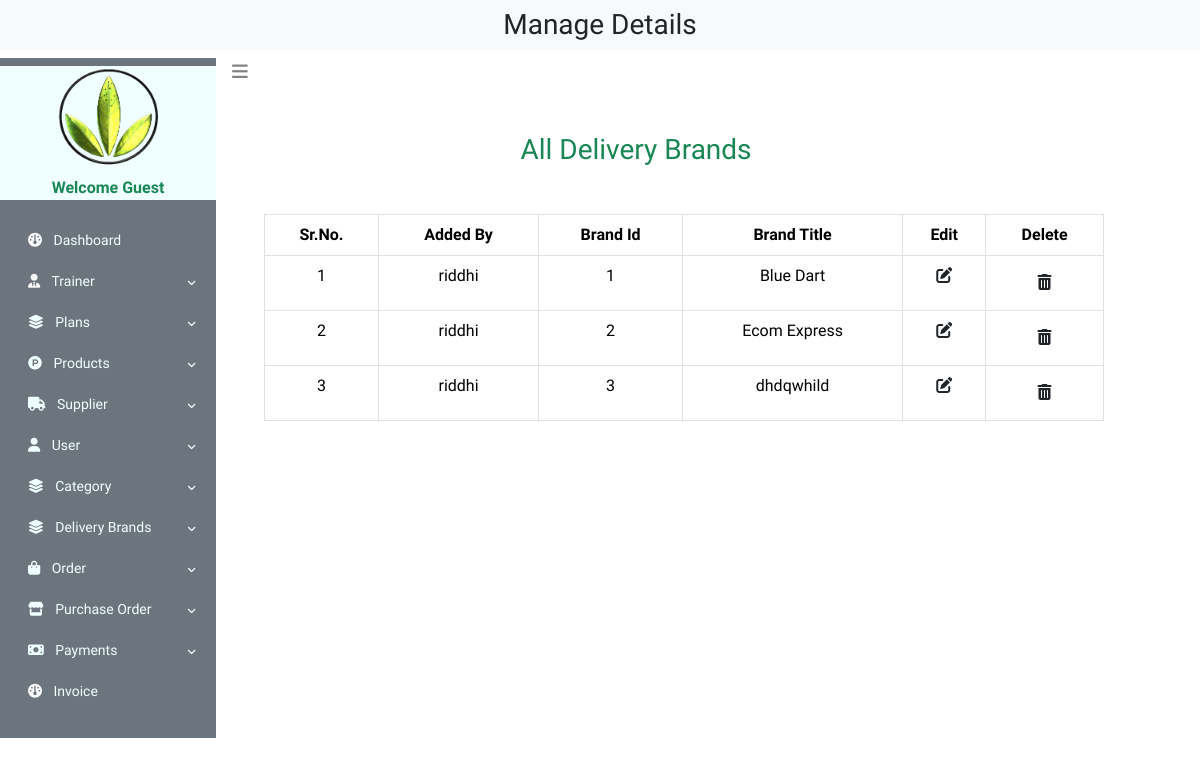
Screenshot of /admin_home.php?view_brand with the database file from the repository.
### tables this page shows
CREATE TABLE `brand` (
  `brand_id` int(100) NOT NULL,
  `admin_id` int(11) NOT NULL,
  `brand_title` varchar(100) NOT NULL
);

CREATE TABLE `admin_signup` (
  `admin_id` int(11) NOT NULL,
  `username` varchar(255) NOT NULL,
  `email` varchar(100) NOT NULL,
  `password` varchar(100) NOT NULL
);

### view_brand.php (the view, shortened to what this page needs)
<?php
$servername = "localhost";
$username = "root";
$password = "";
$dbname = "life";
$conn = new mysqli($servername, $username, $password, $dbname);
?>
<!DOCTYPE html>
<html lang="en">
<head>
    <link rel="stylesheet" href="https://pro.fontawesome.com/releases/v5.10.0/css/all.css"/>
    <link rel="stylesheet" href="https://cdnjs.cloudflare.com/ajax/libs/font-awesome/6.5.1/css/all.min.css" />
    <link rel="stylesheet" href="profile.css">
    <link href="https://cdn.jsdelivr.net/npm/bootstrap@5.3.3/dist/css/bootstrap.min.css" rel="stylesheet">
</head>
<body>
            <?php
                $select_brand = "SELECT * FROM `brand`";
                $result_brand = $conn->query($select_brand);
                $sr_no = 0;
                echo "
                    <h3 class='text-center text-success mt-5 mx-5 m-auto'>All Delivery Brands</h3>
                    <table class='table table-bordered mt-5 mx-5'>
                        <thead class='bg-info text-center'>
                            <tr>
                                <th>Sr.No.</th>
                                <th>Added By</th>
                                <th>Brand Id</th>
                                <th>Brand Title</th>
                                <th>Edit</th>
                                <th>Delete</th>
                            </tr>
                        </thead>
                        <tbody>
                    ";
                if($result_brand->num_rows>0)
                {
                    while($row = mysqli_fetch_assoc($result_brand))
                    {
                        $brand_id = $row['brand_id'];
                        $admin_id = $row['admin_id'];
                        $brand_title = $row['brand_title'];
                        $sr_no++;
                        $get_name = "SELECT * FROM `admin_signup` WHERE `admin_id` = '$admin_id'";
                        $result_name = $conn->query($get_name);
                        if($result_name)
                        {
                            $row_name = $result_name->fetch_assoc();
                            $admin_name =$row_name['username'];
                        }
                        echo "
                            <tr class='text-center'>
                            <td>$sr_no</td>
                            <td>$admin_name</td>
                            <td>$brand_id</td>
                            <td>$brand_title</td>
                            <td><a href='admin_home.php?edit_brands=$brand_id'><i class='fa-solid fa-pen-to-square text-dark'></i></a></td>
                            <td><a href='admin_home.php?trash_brands=$brand_id'type='button' class='btn' data-toggle='modal' data-target='#exampleModalCenter'><i class='fa-solid fa-trash-can text-dark'></i></a></td>
                            </tr>
                            </tbody>
                            </thead>
                            ";
                    }
                }
                else
                {
                    echo "<h3 class='text-center text-success mt- mx-5 m-auto'>No Delivery Brands Yet</h3>";
                }
                ?>
</body>
</html>

### profile.css (style rules this page uses)
body { font-family: 'Spartan',sans-serif; margin: 0; padding: 0; }

### admin_home.php (style rules this page uses)
body { font-family: 'Spartan',sans-serif; margin: 0; padding: 0; }

### view_brand.php (style rules this page uses)
body { font-family: 'Spartan',sans-serif; margin: 0; padding: 0; }

### rows the page displays
brand: admin.username "riddhi", brand_id "1", brand_title "Blue Dart"
brand: admin.username "riddhi", brand_id "2", brand_title "Ecom Express"
brand: admin.username "riddhi", brand_id "3", brand_title "dhdqwhild"
